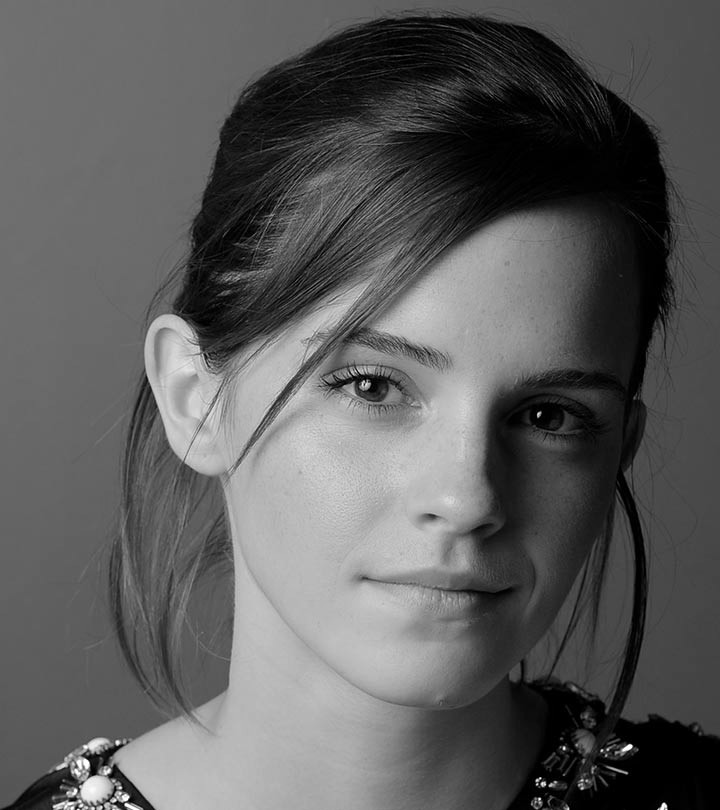
#> input picture emma_gray.jpg, 720 x 810 px
$ jupyter execute 190149X_Assignment_1_updated_with_Q4.ipynb
#> lines starting #> are read from the running program, lines starting #| are printed output that depends on the picture
[cell 1]
#Q1

import cv2 as cv
import numpy as np
import matplotlib.pyplot as plt

img_1 = cv.imread(r'emma_gray.jpg', cv.IMREAD_GRAYSCALE)
#> img_1 is the input picture: shape (810, 720); min 0, max 255, mean 92.2
assert img_1 is not None

trans_1 = np.linspace(0,50,50)
trans_2 = np.linspace(100,255,100)
trans_3 = np.linspace(150,255,106)
trans = np.concatenate([trans_1, trans_2, trans_3], axis=0).astype(np.uint8)
assert len(trans) == 256

fig1, ax = plt.subplots()
ax.plot(trans)
ax.grid()
ax.set_title('Transformation')

trans_img = cv.LUT(img_1, trans)
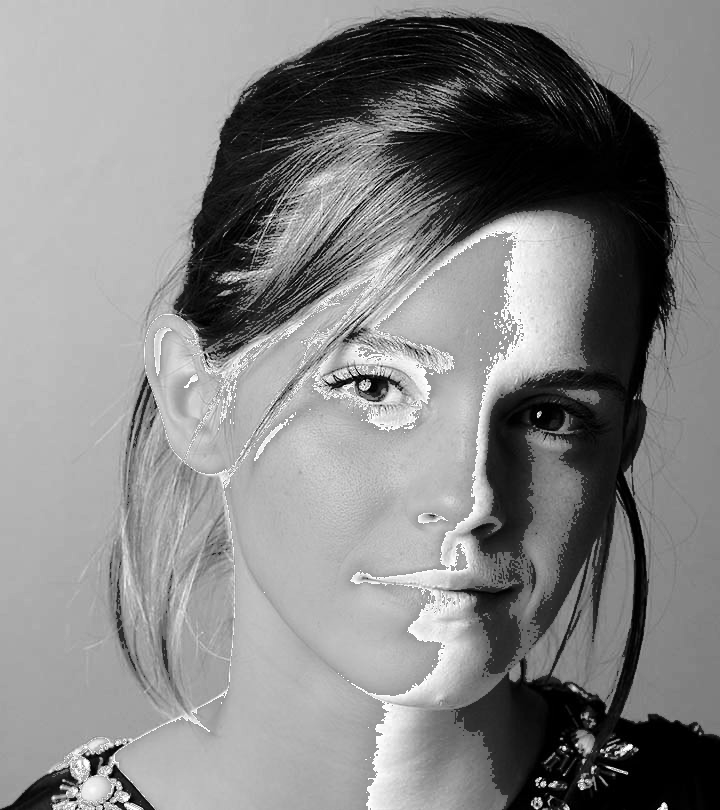
#> trans_img: shape (810, 720); min 0, max 255, mean 133.4

fig2, ax = plt.subplots(1, 2, figsize = (12,6))
ax[0].imshow(img_1, cmap = 'gray', vmin =0, vmax=255)
ax[0].axis('off')
ax[0].set_title('Original Image')

ax[1].imshow(trans_img, cmap = 'gray', vmin =0, vmax=255)
ax[1].axis('off')
ax[1].set_title('Transformed Image')
#> figure, not shown here; curve peaks at x = 149, y = 255

[cell 2]
#Q2

img_2 = cv.imread(r'brain_proton_density_slice.png', cv.IMREAD_GRAYSCALE)
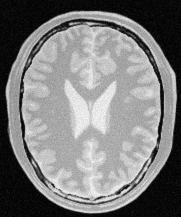
#> input picture brain_proton_density_slice.png, 181 x 217 px
#> img_2 is the input picture: shape (217, 181); min 0, max 251, mean 123.7
assert img_2 is not None

fig1, ax = plt.subplots(figsize=(6,6))
ax.imshow(img_2, cmap = 'gray', vmin =0, vmax=255)
ax.axis('off')
ax.set_title('Original Image')

#a) accentuate white matter
trans_1_white = np.linspace(0, 30, 180)
trans_2_white = np.linspace(30, 255, 76)
trans_white = np.concatenate([trans_1_white, trans_2_white], axis=0).astype(np.uint8)
assert len(trans_white) == 256

white_matter = cv.LUT(img_2, trans_white)
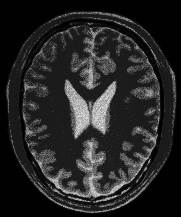
#> white_matter: shape (217, 181); min 0, max 243, mean 38.4

fig2, ax = plt.subplots(1, 2, figsize=(12,6))

ax[0].imshow(white_matter, cmap = 'gray', vmin =0, vmax=255)
ax[0].axis('off')
ax[0].set_title('White matter accentuated')

ax[1].plot(trans_white)
ax[1].grid()
ax[1].set_title('Transformation to accentuate white matter')

#b) accentuate grey matter
trans_1_grey = np.linspace(0, 10, 150)
trans_2_grey = np.linspace(30, 235 ,66)
trans_3_grey = np.linspace(215,255,40)
trans_grey = np.concatenate([trans_1_grey, trans_2_grey, trans_3_grey], axis=0).astype(np.uint8)
assert len(trans_grey) == 256

grey_matter = cv.LUT(img_2, trans_grey)
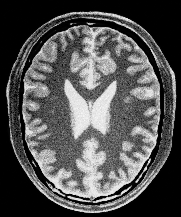
#> grey_matter: shape (217, 181); min 0, max 250, mean 82.4

fig3, ax = plt.subplots(1, 2, figsize=(12,6))

ax[0].imshow(grey_matter, cmap = 'gray', vmin =0, vmax=255)
ax[0].axis('off')
ax[0].set_title('Grey matter accentuated')

ax[1].plot(trans_grey)
ax[1].grid()
ax[1].set_title('Transformation to accentuate grey matter')
#> figure, not shown here; panel 2: curve peaks at x = 255, y = 255
#> figure, not shown here; panel 2: curve peaks at x = 255, y = 255

[cell 3]
#Q3

img_3 = cv.imread(r'highlights_and_shadows.jpg', cv.IMREAD_COLOR)
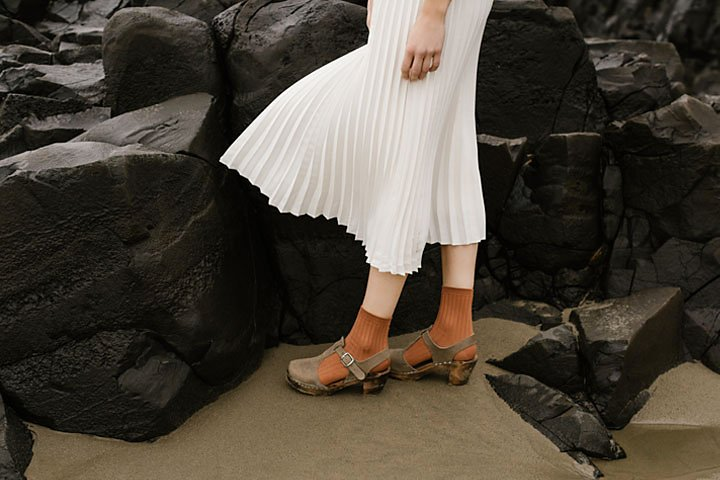
#> input picture highlights_and_shadows.jpg, 720 x 480 px
#> img_3 is the input picture: shape (480, 720, 3); mean B, G, R 58.1, 68.6, 75.7
assert img_3 is not None

img_3_lab = cv.cvtColor(img_3, cv.COLOR_BGR2LAB)
#> img_3_lab: shape (480, 720, 3); mean of channels 0, 1, 2 71.3, 129.1, 135
L = img_3_lab[:,:,0]
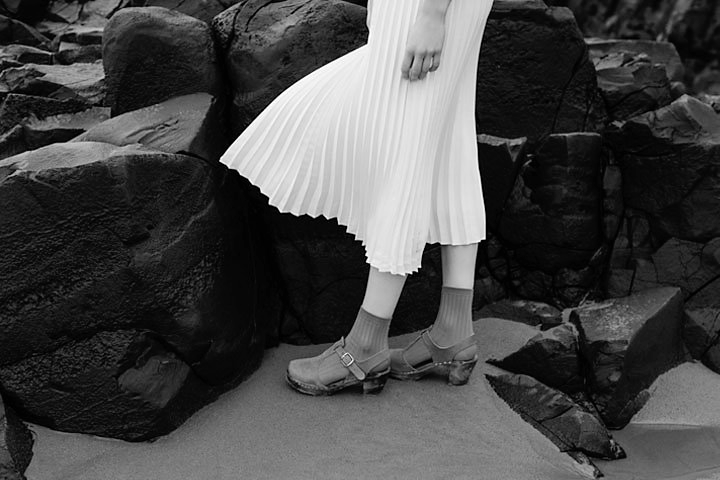
#> L: shape (480, 720); min 0, max 255, mean 71.3

fig1, ax = plt.subplots(1,2, figsize=(12,6))
img_3_rgb = cv.cvtColor(img_3, cv.COLOR_BGR2RGB)
ax[0].imshow(img_3_rgb)
ax[0].axis('off')
ax[0].set_title('Original Image')

ax[1].set_title('Histogram of the orignal image')
ax[1].hist(img_3_rgb.flatten(), 256, [0, 256])

gamma = 0.35

correction = np.array([(i/255)**gamma*255 for i in range(0, 256)]).astype(np.uint8)
corrected = cv.LUT(L, correction)
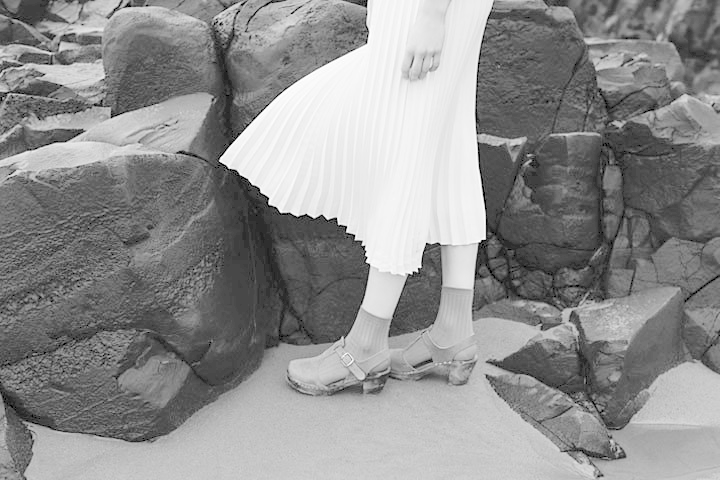
#> corrected: shape (480, 720); min 0, max 255, mean 143.1
img_3_lab[:,:,0] = corrected
#> img_3_lab: shape (480, 720, 3); mean of channels 0, 1, 2 143.1, 129.1, 135
corrected_rgb = cv.cvtColor(img_3_lab, cv.COLOR_LAB2RGB)
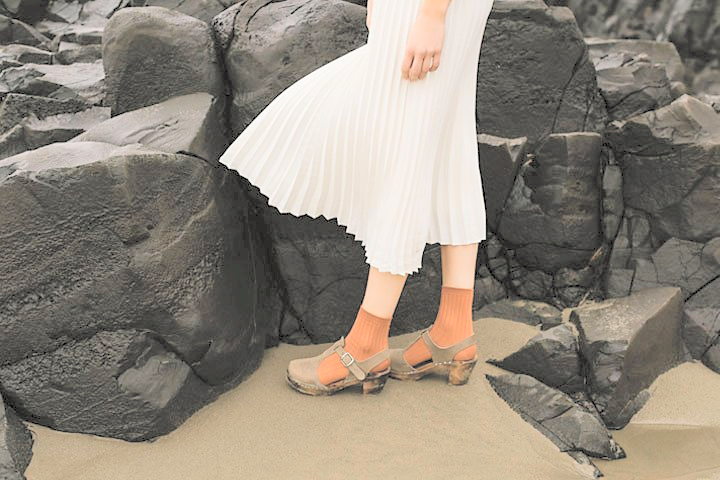
#> corrected_rgb: shape (480, 720, 3); mean R, G, B 143.8, 135.6, 124.4

fig2, ax = plt.subplots(1,2, figsize=(12,6))
ax[0].imshow(corrected_rgb)
ax[0].axis('off')
ax[0].set_title('Gamma corrected Image : Gamma = '+ str(gamma))

ax[1].set_title('Histogram of the gamma corrected image')
ax[1].hist(corrected_rgb.flatten(), 256, [0, 256])
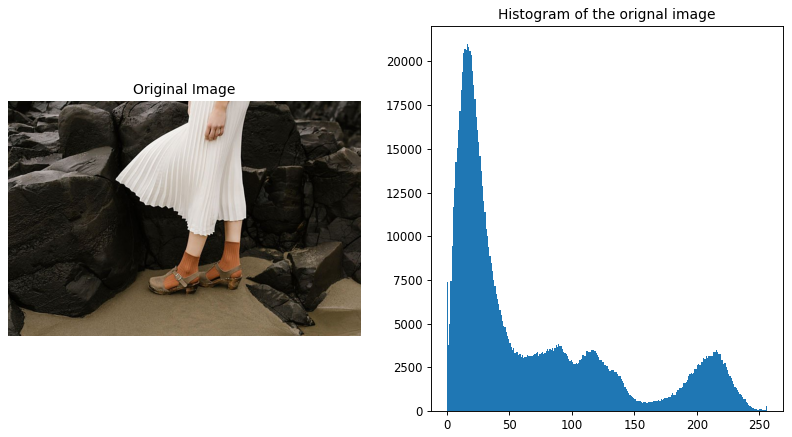
#> figure drawn by matplotlib, 2 panels; panel 2: tallest bar 20977 high, from x = 16 to 17
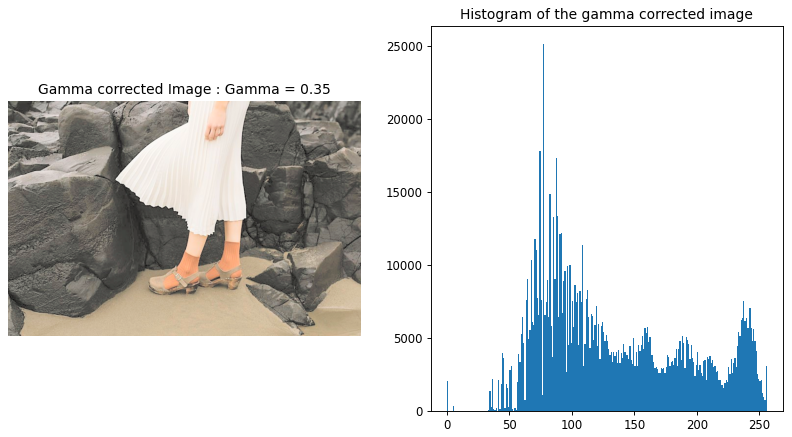
#> figure drawn by matplotlib, 2 panels; panel 2: tallest bar 25099 high, from x = 77 to 78
